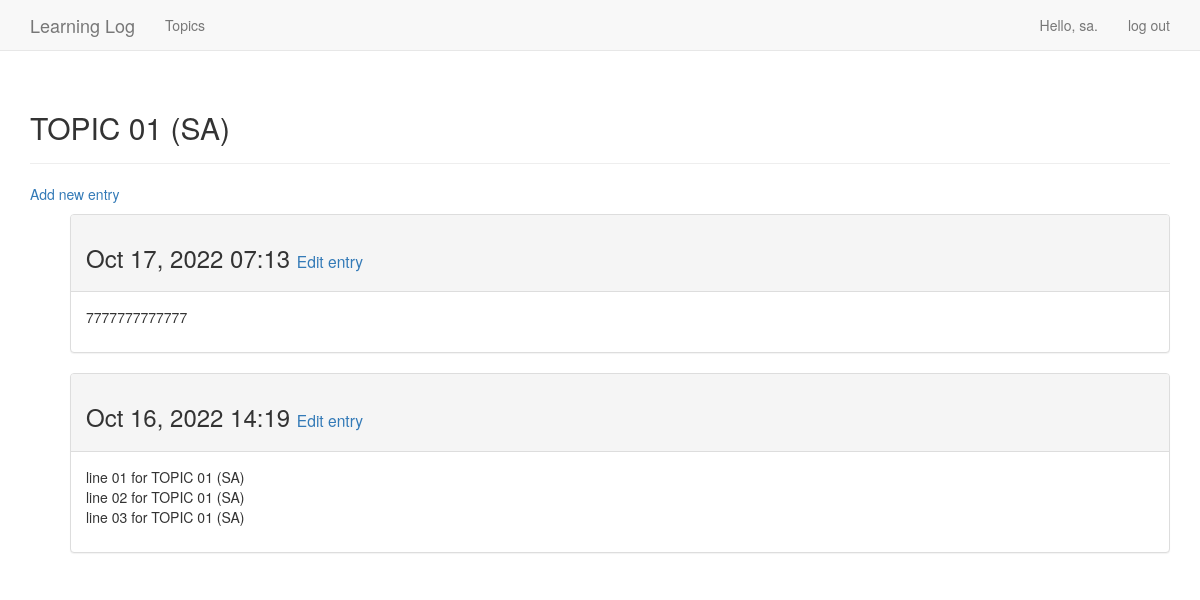
/topics/17/ (signed in), run on the app's committed database.
### learning_logs/models.py (models this page shows, shortened)
class Topic(models.Model):
    text       = models.CharField(max_length=200)
    date_added = models.DateTimeField(auto_now_add=True)
    owner = models.ForeignKey(User, on_delete=models.PROTECT)
    def __str__(self):
        return self.text
    '''
    We need to tell Django which attribute to use by default when
    it displays information about a topic. Django calls  __str__()
    method to display a simple representation of a model. Here we've
    written __str__() method that returns the string stored in
    the text attribute
    '''

class Entry(models.Model):
    text       = models.TextField()
    date_added = models.DateTimeField(auto_now_add=True)
    topic      = models.ForeignKey(Topic, on_delete=models.PROTECT)
    '''
    "ForeignKey" is a database term; it's a reference to another record
    in the database. This is the code that connects each entry to a specific
    topic. Each topic is assigned a key, or ID, when it's created. When Django
    needs to establish a connection between two pieces of data, it uses the
    key associated with each piece of information. We'll use these connections
    shortly to retrieve all the entries associated with a certain topic.
    '''
    class Meta:
        verbose_name_plural = 'entries'

### learning_logs/views.py (the view)
# urls.py: re_path(r'^topics/(?P<topic_id>\d+)/$', views.topic, name='topic'),
@login_required
def topic(request, topic_id):
    topic = Topic.objects.get(id=topic_id)
    if topic.owner != request.user:
       raise Http404
    entries = topic.entry_set.order_by('-date_added')
    context = {'topic': topic, 'entries': entries}
    return render(request, 'learning_logs/topic.html', context)

### learning_logs/templates/learning_logs/topic.html
{% extends 'learning_logs/base.html' %}
{% block header %}
  <h2>{{ topic }}</h2>
{% endblock header %}
{% block content %}
  <p>
    <a href="{% url 'learning_logs:new_entry' topic.id %}">Add new entry</a>
  </p>
  <ul>
  {% for entry in entries %}
    <div class="panel panel-default">
      <div class="panel-heading">
        <h3>
          {{ entry.date_added|date:'M d, Y H:i' }}
          <small>
            <a href="{% url 'learning_logs:edit_entry' entry.id %}">Edit entry</a>
          </small>
        </h3>
      </div>
      <div class="panel-body"> {{ entry.text|linebreaks }}</div>
    </div>
    {% empty %}
      There are no entries for this topic yet.
  {% endfor %}
{% endblock content %}

### learning_logs/templates/learning_logs/base.html (shortened to what this page needs)
{% load bootstrap3 %}
<!DOCTYPE html>
<html lang="en">
<head>
  {% bootstrap_css %}
</head>
<body>
  <nav class="navbar navbar-default navbar-static-top">
    <div class="container">
      <div class="navbar-header">
        <a class="navbar-brand" href="{% url 'learning_logs:index' %}">
           Learning Log
        </a>
      </div>
      <div id="navbar" class="navbar-collapse collapse">
        <ul class="nav navbar-nav">
          <li><a href="{% url 'learning_logs:topics' %}">Topics</a></li>
        </ul>
        <ul class="nav navbar-nav navbar-right">
          {% if user.is_authenticated %}
            <li><a>Hello, {{ user.username }}.</a></li>
            <li><a href="{% url 'users:logout' %}">log out</a></li>
          {% else %}
            <li><a href="{% url 'users:register' %}">register</a></li>
            <li><a href="{% url 'users:login' %}">log in</a></li>
          {% endif %}
        </ul>
      </div>
    </div>
  </nav>
  <div class="container">
    <div class="page-header">{% block header %}{% endblock header %}</div>
    <div> {% block content %}{% endblock content %} </div>
  </div>
</body>
</html>

### data on the page
Topic: text "TOPIC 01 (SA)"
Entry: date_added "Oct 17, 2022 07:13", text "7777777777777"
Entry: date_added "Oct 16, 2022 14:19", text "line 01 for TOPIC 01 (SA) line 02 for TOPIC 01 (SA) line 03 for TOPIC 01 (SA)"

### other printed values
{{ user.username }} "sa"
